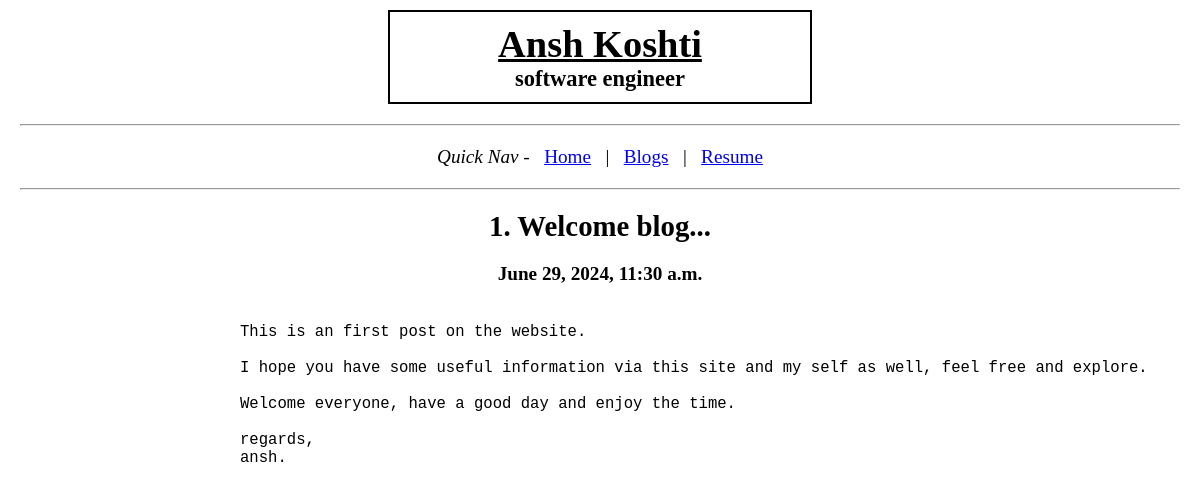
The app's page /blogs/welcome-post with its own data.
### blogs/models.py (models this page shows, shortened)
class Blog(models.Model):
    title = models.CharField(max_length=120)
    body = models.TextField()
    slug = models.SlugField()
    date = models.DateTimeField(auto_now_add=True)

### blogs/views.py (the view)
# urls.py: path("<slug:slug>", views.blog_page, name="blog_page"),
def blog_page(request, slug):
    blog = Blog.objects.get(slug=slug)
    return render(request, "blogs/blog_page.html", {"blog": blog})

### blogs/templates/blogs/blog_page.html (shortened to what this page needs)
{% extends "layout.html" %}
{% block content %}
<h2>{{ blog.title }}</h2>
<h4>{{ blog.date }}</h4>
<section>
  <pre>
    <p>{{blog.body}}</p>
</pre>
</section>
{% endblock content %}

### templates/layout.html (shortened to what this page needs)
<!DOCTYPE html>
{% load static %}
<html lang="en">
  <head>
    <link rel="stylesheet" href="{% static "css/style.css" %}">
  </head>
  <body>
    <header>
      <div class="box">
        <h1><u>Ansh Koshti</u></h1>
        <h3>software engineer</h3>
      </div>
    </header>
    <hr />
    {% block navbar %}
    <nav class="navbar">
      <i>Quick Nav - </i> &nbsp
      <a href="/">Home</a> &nbsp | &nbsp
      <a href="{% url 'blogs:list' %}">Blogs</a> &nbsp | &nbsp
      <a href="#">Resume</a>
    </nav>
    <hr />
    {% endblock navbar %}
    {% block content %}
    {% endblock content %}
  </body>
</html>

### static/css/style.css (style rules this page uses)
* { margin: 0%; padding: 0%; }
.box { width: 400px; border: 2px solid black; padding: 10px; margin-top: 10px; margin-left: auto; margin-right: auto; text-align: center; }
body { font-size: larger; }
hr { display: block; margin: 20px; }
.navbar { display: block; text-align: center; }

### blogs/templates/blogs/blog_page.html (style rules this page uses)
h2, h4 { display: block; text-align: center; margin-bottom: 20px; }
section { display: block; width: 60%; margin-left: auto; margin-right: auto; justify-content: center; }

### records on screen
Blog: title "1. Welcome blog...", date "June 29, 2024, 11:30 a.m.", body "This is an first post on the website. I hope you have some useful information via this site and my self as well, feel free and explore. Welcome everyone, have a good day and enjoy the time. regards, ansh."
